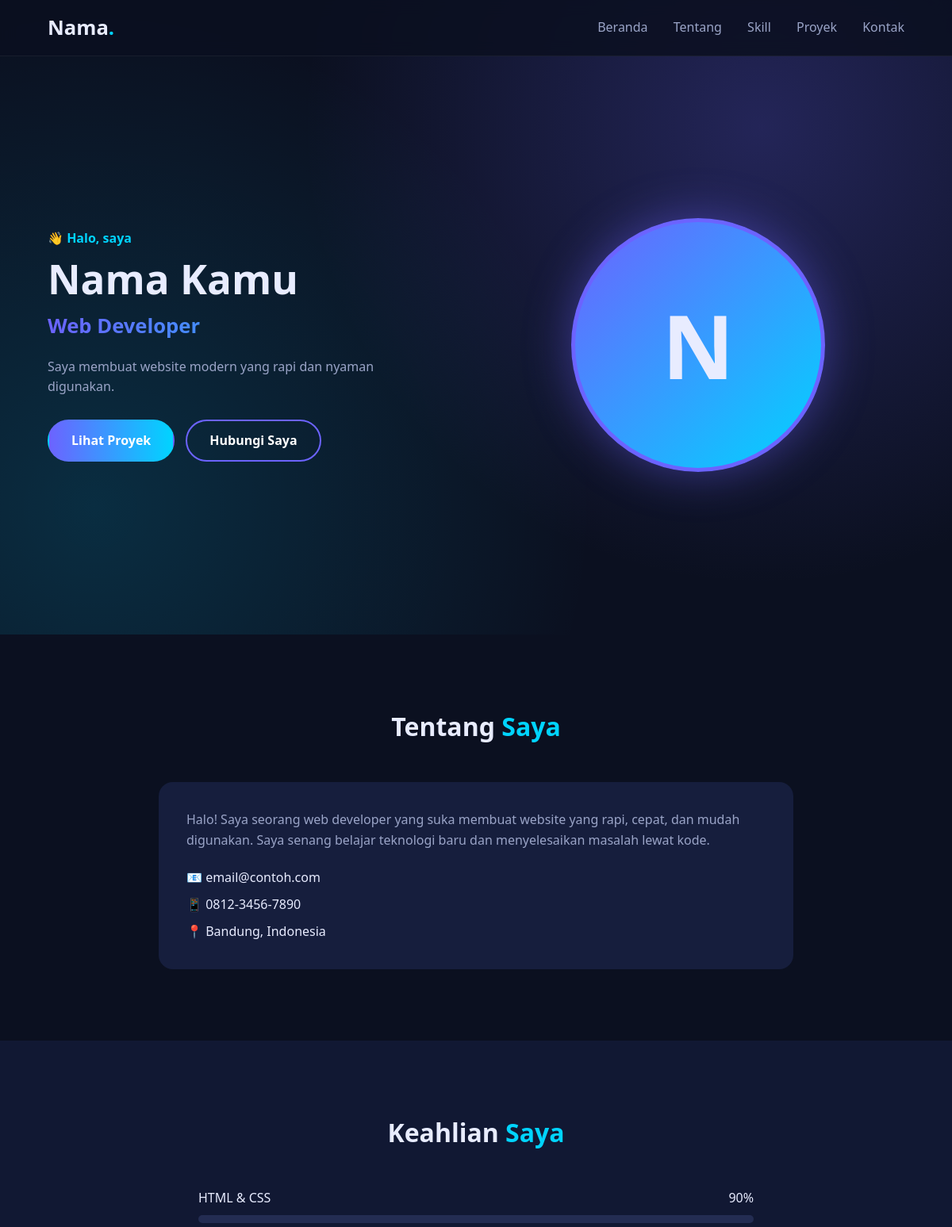
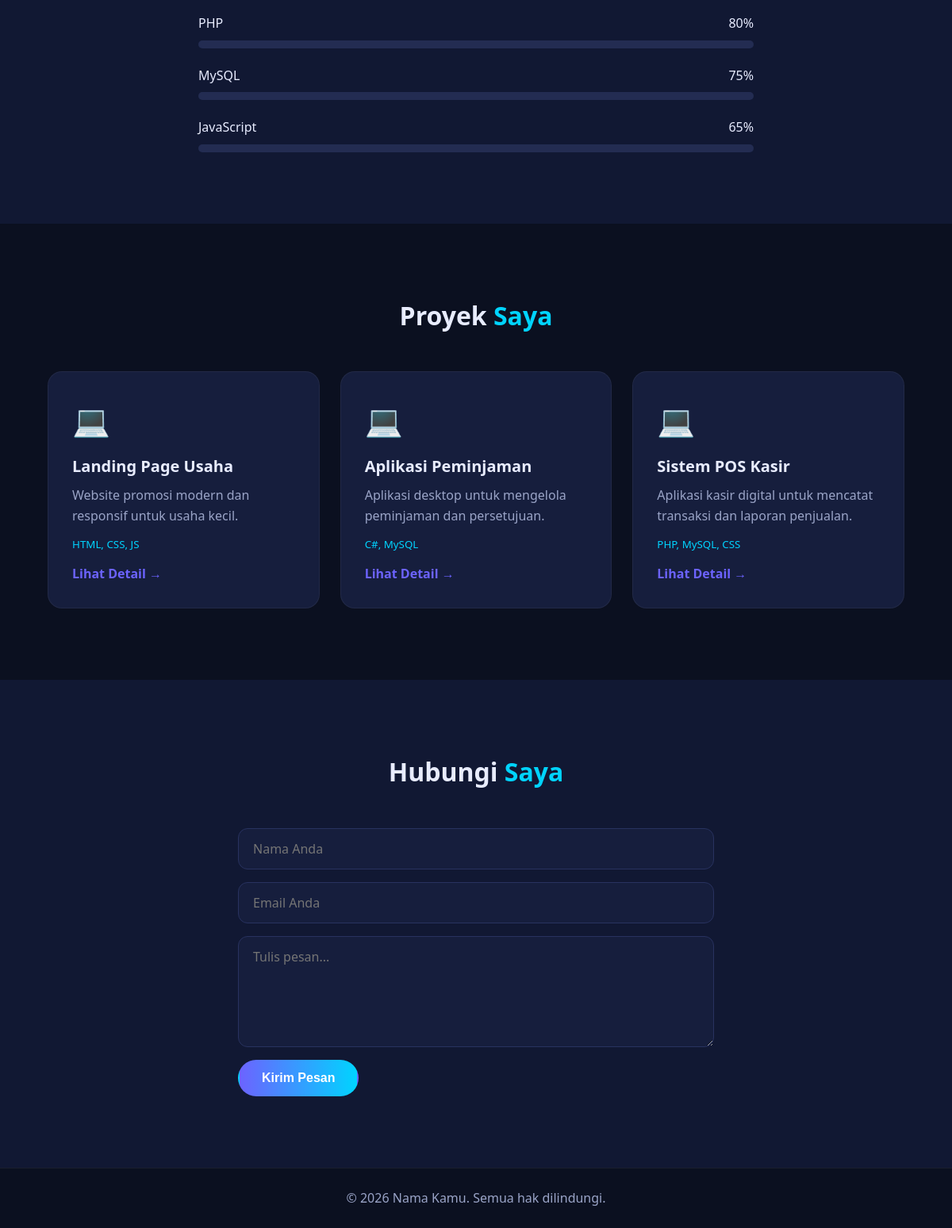
The page / on the database its author committed (2 pictures, top to bottom).
### tables this page shows
CREATE TABLE `profil` (
  `id` int(11) NOT NULL,
  `nama` varchar(100) NOT NULL,
  `profesi` varchar(100) NOT NULL,
  `tentang` text NOT NULL,
  `email` varchar(100) NOT NULL,
  `telepon` varchar(30) DEFAULT NULL,
  `lokasi` varchar(100) DEFAULT NULL,
  `foto` varchar(100) DEFAULT 'foto.jpg'
);

CREATE TABLE `skill` (
  `id` int(11) NOT NULL,
  `nama_skill` varchar(50) NOT NULL,
  `persen` int(11) NOT NULL
);

CREATE TABLE `proyek` (
  `id` int(11) NOT NULL,
  `judul` varchar(100) NOT NULL,
  `deskripsi` text NOT NULL,
  `teknologi` varchar(150) DEFAULT NULL,
  `link` varchar(255) DEFAULT '#'
);

### index.php (the view, shortened to what this page needs)
<?php
require_once "config/koneksi.php";
$profil = mysqli_fetch_assoc(mysqli_query($koneksi, "SELECT * FROM profil LIMIT 1"));
$skills = mysqli_query($koneksi, "SELECT * FROM skill ORDER BY persen DESC");
$proyek = mysqli_query($koneksi, "SELECT * FROM proyek ORDER BY id DESC");
$fotoAda = file_exists("assets/img/" . $profil['foto']);
?>
<!DOCTYPE html>
<html lang="id">
<head>
  <link rel="stylesheet" href="assets/css/style.css">
</head>
<body>
<header class="navbar">
  <div class="container nav-wrap">
    <a href="#home" class="logo"><?= htmlspecialchars(explode(' ', $profil['nama'])[0]) ?><span>.</span></a>
    <nav id="menu">
      <a href="#home">Beranda</a>
      <a href="#tentang">Tentang</a>
      <a href="#skill">Skill</a>
      <a href="#proyek">Proyek</a>
      <a href="#kontak">Kontak</a>
    </nav>
  </div>
</header>
<section class="hero" id="home">
  <div class="container hero-wrap">
    <div class="hero-text">
      <p class="sapaan">👋 Halo, saya</p>
      <h1><?= htmlspecialchars($profil['nama']) ?></h1>
      <h2 class="profesi"><?= htmlspecialchars($profil['profesi']) ?></h2>
      <p class="deskripsi">Saya membuat website modern yang rapi dan nyaman digunakan.</p>
      <div class="hero-btn">
        <a href="#proyek" class="btn">Lihat Proyek</a>
        <a href="#kontak" class="btn btn-outline">Hubungi Saya</a>
      </div>
    </div>
    <div class="hero-foto">
      <?php if ($fotoAda): ?>
        <img src="assets/img/<?= htmlspecialchars($profil['foto']) ?>" alt="Foto profil">
      <?php else: ?>
        <div class="avatar"><?= strtoupper(substr($profil['nama'], 0, 1)) ?></div>
      <?php endif; ?>
    </div>
  </div>
</section>
<section class="section" id="tentang">
  <div class="container">
    <h3 class="judul">Tentang <span>Saya</span></h3>
    <div class="tentang-box">
      <p><?= nl2br(htmlspecialchars($profil['tentang'])) ?></p>
      <ul class="info">
        <li>📧 <?= htmlspecialchars($profil['email']) ?></li>
        <li>📱 <?= htmlspecialchars($profil['telepon']) ?></li>
        <li>📍 <?= htmlspecialchars($profil['lokasi']) ?></li>
      </ul>
    </div>
  </div>
</section>
<section class="section gelap" id="skill">
  <div class="container">
    <h3 class="judul">Keahlian <span>Saya</span></h3>
    <div class="skill-grid">
      <?php while ($s = mysqli_fetch_assoc($skills)): ?>
        <div class="skill-item">
          <div class="skill-head">
            <span><?= htmlspecialchars($s['nama_skill']) ?></span>
            <span><?= (int)$s['persen'] ?>%</span>
          </div>
          <div class="bar"><div class="bar-isi" data-persen="<?= (int)$s['persen'] ?>"></div></div>
        </div>
      <?php endwhile; ?>
    </div>
  </div>
</section>
<section class="section" id="proyek">
  <div class="container">
    <h3 class="judul">Proyek <span>Saya</span></h3>
    <div class="proyek-grid">
      <?php while ($p = mysqli_fetch_assoc($proyek)): ?>
        <article class="card">
          <div class="card-ikon">💻</div>
          <h4><?= htmlspecialchars($p['judul']) ?></h4>
          <p><?= htmlspecialchars($p['deskripsi']) ?></p>
          <small><?= htmlspecialchars($p['teknologi']) ?></small>
          <a href="<?= htmlspecialchars($p['link']) ?>" class="link">Lihat Detail →</a>
        </article>
      <?php endwhile; ?>
    </div>
  </div>
</section>
<section class="section gelap" id="kontak">
  <div class="container">
    <h3 class="judul">Hubungi <span>Saya</span></h3>
    <form action="proses/kirim_pesan.php" method="POST" class="form">
      <input type="text" name="nama" placeholder="Nama Anda" required>
      <input type="email" name="email" placeholder="Email Anda" required>
      <textarea name="isi_pesan" rows="5" placeholder="Tulis pesan..." required></textarea>
      <button type="submit" class="btn">Kirim Pesan</button>
    </form>
  </div>
</section>
<footer class="footer">
  <p>© <?= date('Y') ?> <?= htmlspecialchars($profil['nama']) ?>. Semua hak dilindungi.</p>
</footer>
</body>
</html>

### assets/css/style.css (style rules this page uses)
* { margin: 0; padding: 0; box-sizing: border-box; }
:root { --bg: #0b1020; --bg2: #111833; --card: #161e3d; --teks: #e8ecff; --abu: #9aa4c7; --utama: #6c63ff; --kedua: #00d4ff; }
html { scroll-behavior: smooth; }
body { font-family: 'Segoe UI', Tahoma, sans-serif; background: var(--bg); color: var(--teks); line-height: 1.6; }
.container { width: 90%; max-width: 1100px; margin: auto; }
a { text-decoration: none; color: inherit; }
.navbar { position: fixed; top: 0; width: 100%; z-index: 100; background: rgba(11, 16, 32, .85); backdrop-filter: blur(10px); border-bottom: 1px solid rgba(255,255,255,.06); }
.nav-wrap { display: flex; justify-content: space-between; align-items: center; height: 70px; }
.logo { font-size: 1.6rem; font-weight: 700; }
.logo span { color: var(--kedua); }
nav a { margin-left: 28px; color: var(--abu); transition: .3s; }
.hero { min-height: 100vh; display: flex; align-items: center; padding-top: 70px; background: radial-gradient(circle at 80% 20%, rgba(108,99,255,.25), transparent 50%), radial-gradient(circle at 10% 80%, rgba(0,212,255,.15), transparent 50%); }
.hero-wrap { display: flex; align-items: center; justify-content: space-between; gap: 40px; }
.hero-text { flex: 1; }
.sapaan { color: var(--kedua); font-weight: 600; }
.hero h1 { font-size: 3.2rem; line-height: 1.2; margin: 8px 0; }
.profesi { font-size: 1.6rem; font-weight: 600; background: linear-gradient(90deg, var(--utama), var(--kedua)); -webkit-background-clip: text; -webkit-text-fill-color: transparent; }
.deskripsi { color: var(--abu); margin: 18px 0 28px; max-width: 480px; }
.hero-btn { display: flex; gap: 14px; flex-wrap: wrap; }
.btn { display: inline-block; padding: 12px 28px; border-radius: 30px; border: 2px solid transparent; background: linear-gradient(90deg, var(--utama), var(--kedua)); color: #fff; font-weight: 600; cursor: pointer; font-size: 1rem; transition: .3s; }
.btn-outline { background: transparent; border-color: var(--utama); }
.hero-foto { flex: 1; display: flex; justify-content: center; }
.hero-foto img, .avatar { width: 320px; height: 320px; border-radius: 50%; object-fit: cover; border: 5px solid var(--utama); box-shadow: 0 0 60px rgba(108,99,255,.45); }
.avatar { display: flex; align-items: center; justify-content: center; font-size: 7rem; font-weight: 700; background: linear-gradient(135deg, var(--utama), var(--kedua)); }
.section { padding: 90px 0; }
.section.gelap { background: var(--bg2); }
.judul { font-size: 2rem; text-align: center; margin-bottom: 45px; }
.judul span { color: var(--kedua); }
.tentang-box { background: var(--card); padding: 35px; border-radius: 18px; max-width: 800px; margin: auto; color: var(--abu); }
.info { list-style: none; margin-top: 22px; display: grid; gap: 8px; color: var(--teks); }
.skill-grid { max-width: 700px; margin: auto; display: grid; gap: 22px; }
.skill-head { display: flex; justify-content: space-between; margin-bottom: 8px; }
.bar { height: 10px; background: #232c52; border-radius: 10px; overflow: hidden; }
.proyek-grid { display: grid; grid-template-columns: repeat(auto-fit, minmax(280px, 1fr)); gap: 26px; }
.card { background: var(--card); padding: 30px; border-radius: 18px; border: 1px solid rgba(255,255,255,.05); transition: .3s; }
.card-ikon { font-size: 2.4rem; margin-bottom: 12px; }
.card h4 { font-size: 1.25rem; margin-bottom: 8px; }
.card p { color: var(--abu); margin-bottom: 12px; }
.card small { display: block; color: var(--kedua); margin-bottom: 14px; }
.link { color: var(--utama); font-weight: 600; }
.form { max-width: 600px; margin: auto; display: grid; gap: 16px; }
.form input, .form textarea { width: 100%; padding: 14px 18px; border-radius: 12px; background: var(--card); border: 1px solid #28325f; color: var(--teks); font-size: 1rem; font-family: inherit; outline: none; }
.form .btn { justify-self: start; }
.footer { text-align: center; padding: 25px; color: var(--abu); border-top: 1px solid rgba(255,255,255,.06); }

### rows shown on the page
profil: nama "Nama", nama "Nama Kamu", profesi "Web Developer", nama "N", tentang "Halo! Saya seorang web developer yang suka membuat website yang rapi, cepat, dan mudah digunakan. Saya senang belajar teknologi baru dan menyelesaikan masalah lewat kode.", email "email@contoh.com", telepon "0812-3456-7890", lokasi "Bandung, Indonesia"
skill: nama_skill "HTML & CSS", persen "90"
skill: nama_skill "PHP", persen "80"
skill: nama_skill "MySQL", persen "75"
skill: nama_skill "JavaScript", persen "65"
proyek: judul "Landing Page Usaha", deskripsi "Website promosi modern dan responsif untuk usaha kecil.", teknologi "HTML, CSS, JS"
proyek: judul "Aplikasi Peminjaman", deskripsi "Aplikasi desktop untuk mengelola peminjaman dan persetujuan.", teknologi "C#, MySQL"
proyek: judul "Sistem POS Kasir", deskripsi "Aplikasi kasir digital untuk mencatat transaksi dan laporan penjualan.", teknologi "PHP, MySQL, CSS"
